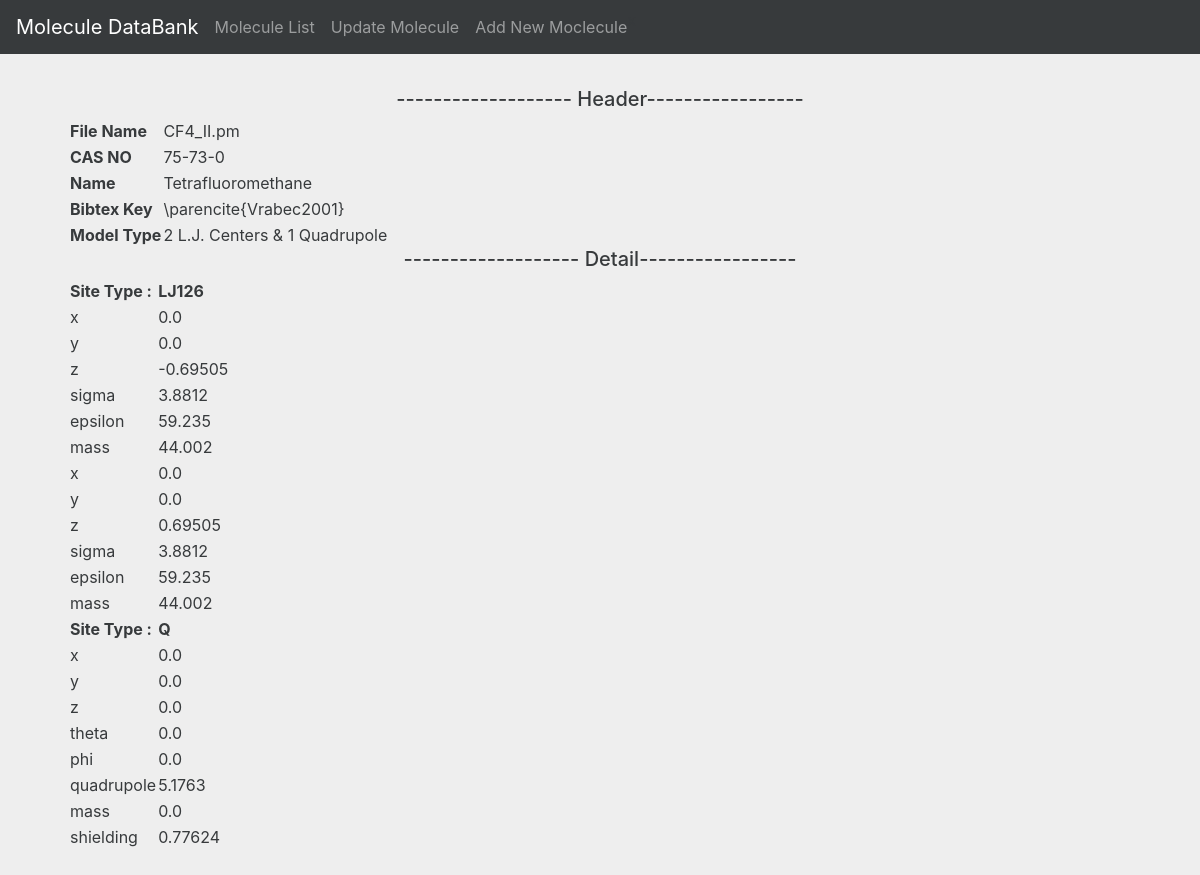
The app's page /moleculeDB/moldetail.php?id=130 with its own data.
### tables this page shows
CREATE TABLE `master_entry` (
  `master_id` int(11) NOT NULL,
  `filename` varchar(100) NOT NULL,
  `cas_no` varchar(100) NOT NULL,
  `name` varchar(50) NOT NULL,
  `bibtex_key` varchar(100) NOT NULL,
  `model_type` varchar(100) NOT NULL,
  `memory_loc` varchar(100) NOT NULL
);

CREATE TABLE `master_detail` (
  `id` int(11) NOT NULL,
  `master_id` int(11) NOT NULL,
  `site_type` varchar(100) NOT NULL,
  `site` varchar(100) NOT NULL,
  `param` varchar(100) NOT NULL,
  `val` varchar(100) NOT NULL
);

### moleculeDB/moldetail.php (the view, shortened to what this page needs)
<!DOCTYPE html>
<html lang="en" class="gr__v4-alpha_getbootstrap_com">
<head>
    <link href="css/bootstrap.min.css" rel="stylesheet">
    <link href="css/starter-template.css" rel="stylesheet">
    <link href="css/signin.css" rel="stylesheet">
</head>
<body data-gr-c-s-loaded="true">
<?php include 'include/nav.php'; ?>
<div class="container">
    <div class="starter-template">
        <?php
        $user_name = "root";
        $password = "admin";
        $server = "127.0.0.1";
        $db_handle = mysql_connect($server, $user_name, $password);
        $master_id = $_GET['id'];
        ?>
        <h5> ------------------- Header-----------------</h5>
        <table>
            <?php
            $q = "select DISTINCT  * from master_entry where master_id = " . $master_id . ";";
            $result = mysql_query($q, $db_handle);
            while ($row = mysql_fetch_assoc($result)) {
                echo "<tr style='text-align: left'><th>File Name</th><td>" . $row['filename'] . "</td></tr>";
                echo "<tr style='text-align: left'><th>CAS NO</th><td>" . $row['cas_no'] . "</td></tr>";
                echo "<tr style='text-align: left'><th>Name</th><td>" . $row['name'] . "</td></tr>";
                echo "<tr style='text-align: left'><th>Bibtex Key</th><td>" . $row['bibtex_key'] . "</td></tr>";
                echo "<tr style='text-align: left'><th>Model Type</th><td>" . $row['model_type'] . "</td></tr>";
            }
            ?>
        </table>
        <h5> ------------------- Detail-----------------</h5>
        <?php
        $q = "select DISTINCT site_type from master_detail where master_id =" . $master_id . ";";
        $result = mysql_query($q, $db_handle);
        echo "<table><tr>";
        while ($row = mysql_fetch_row($result)) {
            echo "<tr>";
            foreach ($row as $_column) {
                echo "<th>Site Type :</th><th>{$_column}</th>";
                $q2 = "SELECT  param,val from master_detail where site_type = '{$_column}' and master_id=" . $master_id . ";";
                $result2 = mysql_query($q2, $db_handle);
                while($row = mysql_fetch_row($result2)) {
                    echo "<tr>";
                    foreach($row as $_column) {
                        echo "<td style='text-align: left'>{$_column}</td>";
                    }
                    echo "</tr>";
                }
            }
            echo "</tr>";
        }
        echo "</table>";
        ?>
    </div>
</div>
</body>
</html>

### moleculeDB/css/starter-template.css (style rules this page uses)
body { padding-top: 5rem; }
.starter-template { padding: 3rem 1.5rem; text-align: center; }

### moleculeDB/css/signin.css (style rules this page uses)
body { padding-top: 40px; padding-bottom: 40px; background-color: #eee; }

### records on screen
master_entry: filename "CF4_II.pm", cas_no "75-73-0", name "Tetrafluoromethane", bibtex_key "\\parencite{Vrabec2001}", model_type "2 L.J. Centers & 1 Quadrupole"
master_detail: param "x", val "0.0"
master_detail: param "y", val "0.0"
master_detail: param "z", val "-0.69505"
master_detail: param "sigma", val "3.8812"
master_detail: param "epsilon", val "59.235"
master_detail: param "mass", val "44.002"
master_detail: param "x", val "0.0"
master_detail: param "y", val "0.0"
master_detail: param "z", val "0.69505"
master_detail: param "sigma", val "3.8812"
master_detail: param "epsilon", val "59.235"
master_detail: param "mass", val "44.002"
master_detail: param "x", val "0.0"
master_detail: param "y", val "0.0"
master_detail: param "z", val "0.0"
master_detail: param "theta", val "0.0"
master_detail: param "phi", val "0.0"
master_detail: param "quadrupole", val "5.1763"
master_detail: param "mass", val "0.0"
master_detail: param "shielding", val "0.77624"

### other values on screen
$_column "LJ126"
$_column "Q"
